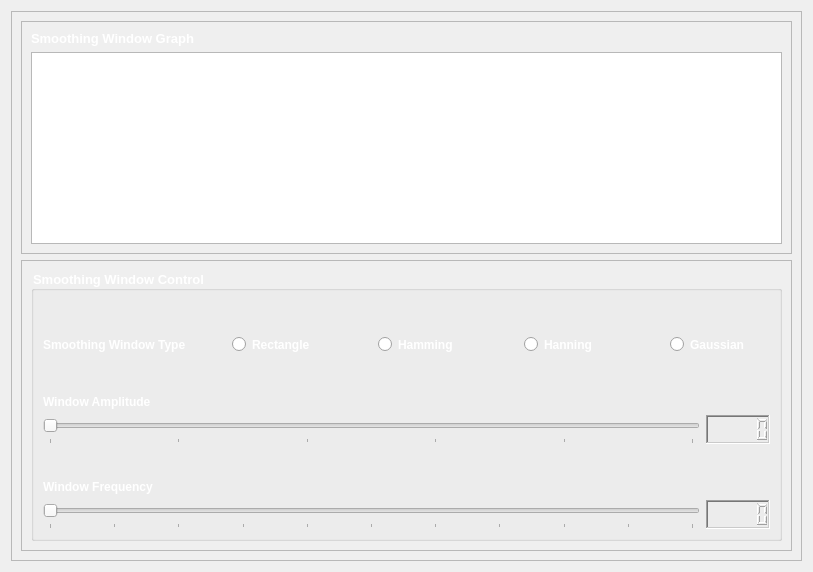
        <widget class="QWidget" name="tab">
         <attribute name="icon">
          <iconset>
           <normaloff>Assets/bell-curve.png</normaloff>Assets/bell-curve.png</iconset>
         </attribute>
         <attribute name="title">
          <string>Smoothing Window</string>
         </attribute>
         <layout class="QGridLayout" name="gridLayout_11">
          <item row="0" column="0">
           <widget class="QFrame" name="frame_2">
            <property name="frameShape">
             <enum>QFrame::StyledPanel</enum>
            </property>
            <property name="frameShadow">
             <enum>QFrame::Raised</enum>
            </property>
            <layout class="QGridLayout" name="gridLayout_4">
             <item row="0" column="0">
              <widget class="QFrame" name="frame_3">
               <property name="frameShape">
                <enum>QFrame::StyledPanel</enum>
               </property>
               <property name="frameShadow">
                <enum>QFrame::Raised</enum>
               </property>
               <layout class="QGridLayout" name="gridLayout_5">
                <item row="1" column="0">
                 <widget class="PlotWidget" name="Smoothing_Window_PlotWidget"/>
                </item>
                <item row="0" column="0">
                 <widget class="QLabel" name="label_2">
                  <property name="font">
                   <font>
                    <pointsize>10</pointsize>
                    <weight>75</weight>
                    <bold>true</bold>
                   </font>
                  </property>
                  <property name="styleSheet">
                   <string notr="true">color: rgb(255, 255, 255);</string>
                  </property>
                  <property name="text">
                   <string>Smoothing Window Graph</string>
                  </property>
                 </widget>
                </item>
               </layout>
              </widget>
             </item>
             <item row="1" column="0">
              <widget class="QFrame" name="frame_4">
               <property name="frameShape">
                <enum>QFrame::StyledPanel</enum>
               </property>
               <property name="frameShadow">
                <enum>QFrame::Raised</enum>
               </property>
               <layout class="QGridLayout" name="gridLayout">
                <item row="0" column="0">
                 <widget class="QGroupBox" name="groupBox">
                  <property name="font">
                   <font>
                    <pointsize>10</pointsize>
                    <weight>75</weight>
                    <bold>true</bold>
                   </font>
                  </property>
                  <property name="styleSheet">
                   <string notr="true">color: rgb(255, 255, 255);</string>
                  </property>
                  <property name="title">
                   <string>Smoothing Window Control</string>
                  </property>
                  <layout class="QGridLayout" name="gridLayout_6">
                   <item row="1" column="0">
                    <layout class="QGridLayout" name="gridLayout_7">
                     <item row="0" column="0">
                      <layout class="QGridLayout" name="gridLayout_55">
                       <item row="0" column="8">
                        <widget class="QRadioButton" name="Smoothing_Window_Gaussian_Radio_Button">
                         <property name="minimumSize">
                          <size>
                           <width>100</width>
                           <height>29</height>
                          </size>
                         </property>
                         <property name="font">
                          <font>
                           <weight>75</weight>
                           <bold>true</bold>
                          </font>
                         </property>
                         <property name="text">
                          <string>Gaussian</string>
                         </property>
                        </widget>
                       </item>
                       <item row="0" column="0">
                        <widget class="QLabel" name="label_37">
                         <property name="font">
                          <font>
                           <weight>75</weight>
                           <bold>true</bold>
                          </font>
                         </property>
                         <property name="text">
                          <string>Smoothing Window Type</string>
                         </property>
                        </widget>
                       </item>
                       <item row="0" column="3">
                        <spacer name="horizontalSpacer_43">
                         <property name="orientation">
                          <enum>Qt::Horizontal</enum>
                         </property>
                         <property name="sizeHint" stdset="0">
                          <size>
                           <width>40</width>
                           <height>20</height>
                          </size>
                         </property>
                        </spacer>
                       </item>
                       <item row="0" column="2">
                        <widget class="QRadioButton" name="Smoothing_Window_Rectangle_Radio_Button">
                         <property name="minimumSize">
                          <size>
                           <width>100</width>
                           <height>29</height>
                          </size>
                         </property>
                         <property name="font">
                          <font>
                           <weight>75</weight>
                           <bold>true</bold>
                          </font>
                         </property>
                         <property name="text">
                          <string>Rectangle</string>
                         </property>
                        </widget>
                       </item>
                       <item row="0" column="1">
                        <spacer name="horizontalSpacer_42">
                         <property name="orientation">
                          <enum>Qt::Horizontal</enum>
                         </property>
                         <property name="sizeHint" stdset="0">
                          <size>
                           <width>40</width>
                           <height>20</height>
                          </size>
                         </property>
                        </spacer>
                       </item>
                       <item row="0" column="6">
                        <widget class="QRadioButton" name="Smoothing_Window_Hanning_Radio_Button">
                         <property name="minimumSize">
                          <size>
                           <width>100</width>
                           <height>29</height>
                          </size>
                         </property>
                         <property name="font">
                          <font>
                           <weight>75</weight>
                           <bold>true</bold>
                          </font>
                         </property>
                         <property name="text">
                          <string>Hanning</string>
                         </property>
                        </widget>
                       </item>
                       <item row="0" column="4">
                        <widget class="QRadioButton" name="Smoothing_Window_Hamming_Radio_Button">
                         <property name="minimumSize">
                          <size>
                           <width>100</width>
                           <height>29</height>
                          </size>
                         </property>
                         <property name="font">
                          <font>
                           <weight>75</weight>
                           <bold>true</bold>
                          </font>
                         </property>
                         <property name="text">
                          <string>Hamming</string>
                         </property>
                        </widget>
                       </item>
                       <item row="0" column="5">
                        <spacer name="horizontalSpacer_44">
                         <property name="orientation">
                          <enum>Qt::Horizontal</enum>
                         </property>
                         <property name="sizeHint" stdset="0">
                          <size>
                           <width>40</width>
                           <height>20</height>
                          </size>
                         </property>
                        </spacer>
                       </item>
                       <item row="0" column="7">
                        <spacer name="horizontalSpacer_45">
                         <property name="orientation">
                          <enum>Qt::Horizontal</enum>
                         </property>
                         <property name="sizeHint" stdset="0">
                          <size>
                           <width>40</width>
                           <height>20</height>
                          </size>
                         </property>
                        </spacer>
                       </item>
                      </layout>
                     </item>
                     <item row="1" column="0">
                      <spacer name="verticalSpacer">
                       <property name="orientation">
                        <enum>Qt::Vertical</enum>
                       </property>
                       <property name="sizeType">
                        <enum>QSizePolicy::Maximum</enum>
                       </property>
                       <property name="sizeHint" stdset="0">
                        <size>
                         <width>20</width>
                         <height>30</height>
                        </size>
                       </property>
                      </spacer>
                     </item>
                     <item row="2" column="0">
                      <layout class="QGridLayout" name="gridLayout_8">
                       <item row="0" column="0">
                        <widget class="QLabel" name="label_38">
                         <property name="font">
                          <font>
                           <weight>75</weight>
                           <bold>true</bold>
                          </font>
                         </property>
                         <property name="text">
                          <string>Window Amplitude</string>
                         </property>
                        </widget>
                       </item>
                       <item row="1" column="0">
                        <layout class="QHBoxLayout" name="horizontalLayout_13">
                         <item>
                          <widget class="QSlider" name="Smoothing_Window_Amplitude_Slider">
                           <property name="sizePolicy">
                            <sizepolicy hsizetype="Expanding" vsizetype="Fixed">
                             <horstretch>120</horstretch>
                             <verstretch>0</verstretch>
                            </sizepolicy>
                           </property>
                           <property name="minimumSize">
                            <size>
                             <width>0</width>
                             <height>29</height>
                            </size>
                           </property>
                           <property name="minimum">
                            <number>0</number>
                           </property>
                           <property name="maximum">
                            <number>5</number>
                           </property>
                           <property name="singleStep">
                            <number>0</number>
                           </property>
                           <property name="pageStep">
                            <number>0</number>
                           </property>
                           <property name="value">
                            <number>0</number>
                           </property>
                           <property name="sliderPosition">
                            <number>0</number>
                           </property>
                           <property name="tracking">
                            <bool>true</bool>
                           </property>
                           <property name="orientation">
                            <enum>Qt::Horizontal</enum>
                           </property>
                           <property name="invertedAppearance">
                            <bool>false</bool>
                           </property>
                           <property name="invertedControls">
                            <bool>false</bool>
                           </property>
                           <property name="tickPosition">
                            <enum>QSlider::TicksBelow</enum>
                           </property>
                           <property name="tickInterval">
                            <number>1</number>
                           </property>
                          </widget>
                         </item>
                         <item>
                          <widget class="QLCDNumber" name="Animal_Sounds_Window_Amplitude_LCD">
                           <property name="enabled">
                            <bool>true</bool>
                           </property>
                           <property name="minimumSize">
                            <size>
                             <width>0</width>
                             <height>29</height>
                            </size>
                           </property>
                           <property name="font">
                            <font>
                             <weight>75</weight>
                             <bold>true</bold>
                            </font>
                           </property>
                           <property name="frameShape">
                            <enum>QFrame::WinPanel</enum>
                           </property>
                           <property name="frameShadow">
                            <enum>QFrame::Sunken</enum>
                           </property>
                           <property name="lineWidth">
                            <number>1</number>
                           </property>
                           <property name="segmentStyle">
                            <enum>QLCDNumber::Outline</enum>
                           </property>
                           <property name="intValue" stdset="0">
                            <number>0</number>
                           </property>
                          </widget>
                         </item>
                        </layout>
                       </item>
                      </layout>
                     </item>
                     <item row="3" column="0">
                      <layout class="QGridLayout" name="gridLayout_9">
                       <item row="0" column="0">
                        <spacer name="verticalSpacer_2">
                         <property name="orientation">
                          <enum>Qt::Vertical</enum>
                         </property>
                         <property name="sizeType">
                          <enum>QSizePolicy::Maximum</enum>
                         </property>
                         <property name="sizeHint" stdset="0">
                          <size>
                           <width>20</width>
                           <height>30</height>
                          </size>
                         </property>
                        </spacer>
                       </item>
                       <item row="1" column="0">
                        <widget class="QLabel" name="label_39">
                         <property name="font">
                          <font>
                           <weight>75</weight>
                           <bold>true</bold>
                          </font>
                         </property>
                         <property name="text">
                          <string>Window Frequency</string>
                         </property>
                        </widget>
                       </item>
                       <item row="2" column="0">
                        <layout class="QHBoxLayout" name="horizontalLayout_14">
                         <item>
                          <widget class="QSlider" name="Smoothing_Window_Frequency_Slider">
                           <property name="sizePolicy">
                            <sizepolicy hsizetype="Expanding" vsizetype="Fixed">
                             <horstretch>120</horstretch>
                             <verstretch>0</verstretch>
                            </sizepolicy>
                           </property>
                           <property name="minimumSize">
                            <size>
                             <width>0</width>
                             <height>29</height>
                            </size>
                           </property>
                           <property name="minimum">
                            <number>0</number>
                           </property>
                           <property name="maximum">
                            <number>10</number>
                           </property>
                           <property name="singleStep">
                            <number>0</number>
                           </property>
                           <property name="pageStep">
                            <number>0</number>
                           </property>
                           <property name="value">
                            <number>0</number>
                           </property>
                           <property name="sliderPosition">
                            <number>0</number>
                           </property>
                           <property name="tracking">
                            <bool>true</bool>
                           </property>
                           <property name="orientation">
                            <enum>Qt::Horizontal</enum>
                           </property>
                           <property name="invertedAppearance">
                            <bool>false</bool>
                           </property>
                           <property name="invertedControls">
                            <bool>false</bool>
                           </property>
                           <property name="tickPosition">
                            <enum>QSlider::TicksBelow</enum>
                           </property>
                           <property name="tickInterval">
                            <number>1</number>
                           </property>
                          </widget>
                         </item>
                         <item>
                          <widget class="QLCDNumber" name="Animal_Sounds_Window_Frequency_LCD">
                           <property name="enabled">
                            <bool>true</bool>
                           </property>
                           <property name="minimumSize">
                            <size>
                             <width>0</width>
                             <height>29</height>
                            </size>
                           </property>
                           <property name="font">
                            <font>
                             <weight>75</weight>
                             <bold>true</bold>
                            </font>
                           </property>
                           <property name="frameShape">
                            <enum>QFrame::WinPanel</enum>
                           </property>
                           <property name="frameShadow">
                            <enum>QFrame::Sunken</enum>
                           </property>
                           <property name="lineWidth">
                            <number>1</number>
                           </property>
                           <property name="segmentStyle">
                            <enum>QLCDNumber::Outline</enum>
                           </property>
                           <property name="intValue" stdset="0">
                            <number>0</number>
                           </property>
                          </widget>
                         </item>
                        </layout>
                       </item>
                      </layout>
                     </item>
                    </layout>
                   </item>
                   <item row="0" column="0">
                    <spacer name="verticalSpacer_3">
                     <property name="orientation">
                      <enum>Qt::Vertical</enum>
                     </property>
                     <property name="sizeType">
                      <enum>QSizePolicy::Maximum</enum>
                     </property>
                     <property name="sizeHint" stdset="0">
                      <size>
                       <width>20</width>
                       <height>30</height>
                      </size>
                     </property>
                    </spacer>
                   </item>
                  </layout>
                 </widget>
                </item>
               </layout>
              </widget>
             </item>
            </layout>
           </widget>
          </item>
         </layout>
        </widget>
